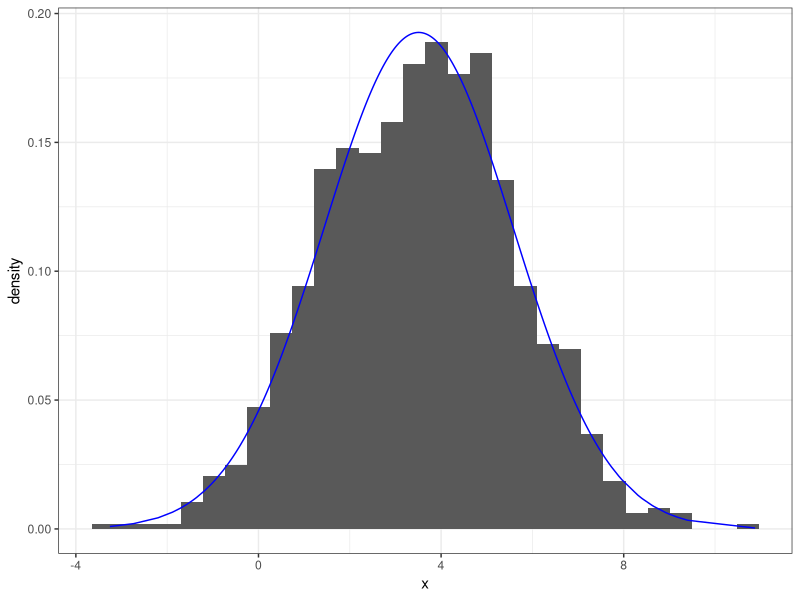

The R script that drew this image: (Note: this script raises an error after producing the figure.)
library(MASS) # fitdistr, great function, estimates parameters...
library(ggplot2)

## FOR FUTURE VERSIONS, not for basic demo:
#library(fitdistrplus) # descdist, fitdist, more advanced options
#library(logspline) # Never used, pending - Found in StackOverflow somewhere

vis_compare_hist <- function(orig_dist, selected_dist) {
    x <- orig_dist
    t_df <- as.data.frame(x=x)
    tryCatch({
        t_fit <- fitdistr(x, selected_dist) # tryCatch because...
        # careful w/ negatives for some distribution, but don't test one by one...
        
        t_den <- switch(selected_dist,
                        normal = dnorm(x, mean=t_fit$estimate[1], sd=t_fit$estimate[2]),
                        exponential = dexp(x, rate=t_fit$estimate[1], log=FALSE),
                        lognormal = dlnorm(x, t_fit$estimate[1], t_fit$estimate[2]))
        
        g <- ggplot(data = t_df) +
            geom_histogram(aes(x=x, y=..density..)) +
            geom_line(aes(x=x, y=t_den), col="blue") +
            theme_bw()
    },
    error=function(e) { message(e); return() })
    g # implicit return
}

noise <- runif(1000,0,1) # to make it a bit harder for the fitting estimations...
my_normvec <- rnorm(1000, mean=3, sd=2) + noise # self describing
my_expvec <- rexp(1000, rate=2) + noise/10 # Generating 1000 numbers of exponential with lambda 2
my_lognormvec <- rlnorm(100, meanlog=1, sdlog=2) + noise*5

vis_compare_hist(my_normvec, "normal") # Good apparent fit
vis_compare_hist(my_normvec, "exponential") # must have positive values only! That's why we use tryCatch.
vis_compare_hist(my_expvec, "exponential") # Good apparent fit
vis_compare_hist(my_expvec, "normal") # clearly not matching...
vis_compare_hist(my_lognormvec, "lognormal") # ...

# Future use: One can generate random samples from a fitted distribution, to feed a simulation for instance...:
t_fit <- fitdistr(my_normvec, "normal") # fitting a distribution to some data
t_fit$estimate # looking at the estimated parameters for the fitted function
sample_fit <- rnorm(t_fit$n, t_fit$estimate) # generating n values with the "fitted" distribution parameters
